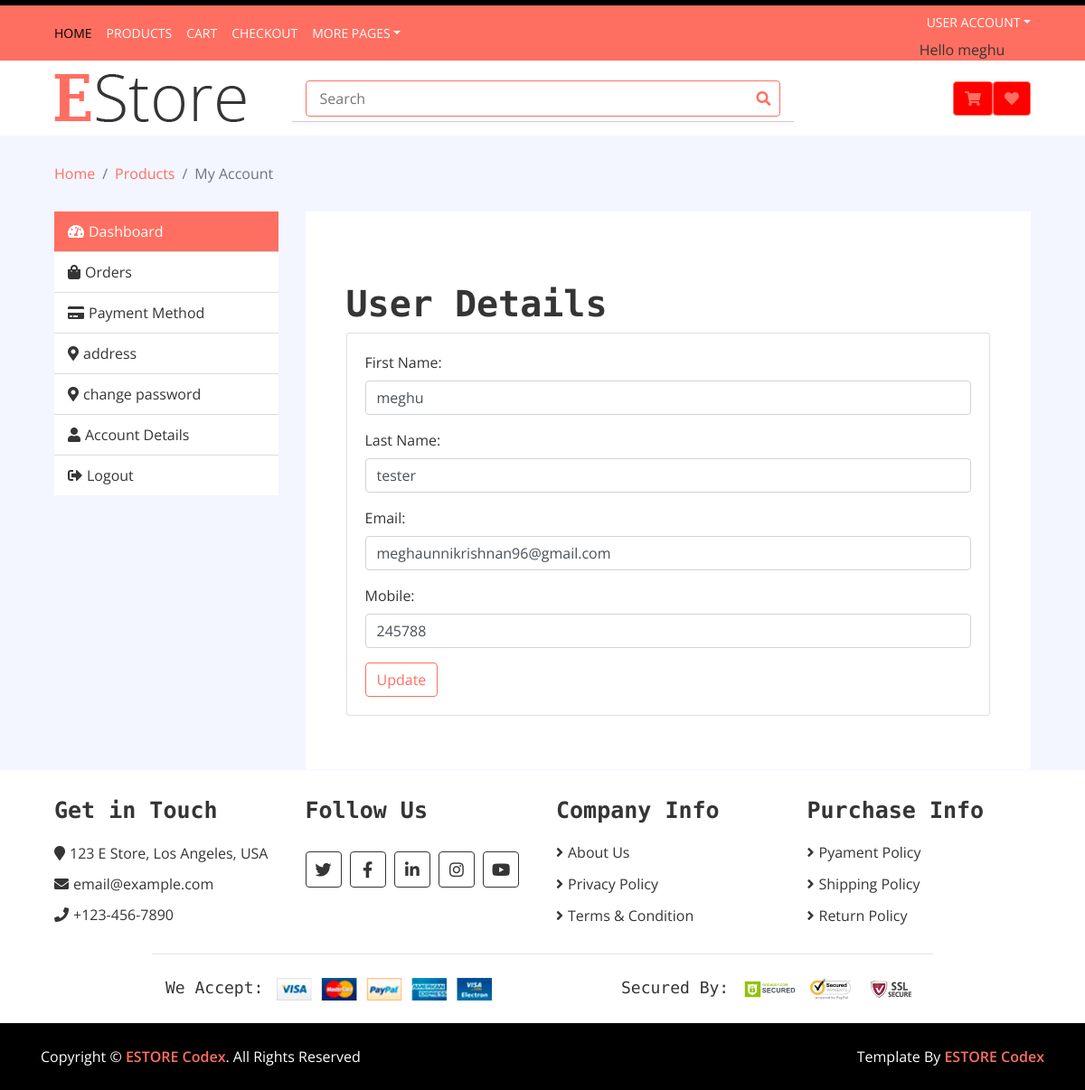
Screenshot of /user/profiledetails/ (signed in) with the database file from the repository.
### userapp/models.py (models this page shows, shortened)
class CustomUser(AbstractUser):
    username = None
    email = models.EmailField(_('email address'), unique=True)
    phone = models.CharField(max_length=10, unique=True)
    otp = models.CharField(max_length=6)
    is_verified = models.BooleanField(default=False)
    wallet = models.DecimalField(default=0, decimal_places=2, max_digits=10)
    otp_expiry_time = models.DateTimeField(null=True, blank=True)
    last_otp_regeneration = models.DateTimeField(null=True, blank=True)
    USERNAME_FIELD = 'email'
    REQUIRED_FIELDS = ['phone']
    objects = CustomUserManager()
    class Meta:
        verbose_name = 'Customuser'
        ordering=['id']

### userapp/views.py (the view, shortened to what this page needs)
# urls.py: path('profiledetails/',views.profiledetails,name='profiledetails'),
def profiledetails(request):
    if 'email' in request.session:
        try:
            user = request.user
            context = {'user': user}
            return render(request, 'userview/profiledetails.html', context)
        except Exception as e:
            print(e)
            messages.error(request, 'An error occurred while updating user details')
            return redirect('userindex')
    return redirect('userindex')

### templates/userview/profiledetails.html (shortened to what this page needs)
{% extends 'userview/userprofile.html' %}
{% load static %}
{% block inner_content %}
<div class="container mt-5">
        <h1>User Details</h1>
        <div class="card">
            <div class="card-body">
                <form method="post">
                    <div class="form-group">
                        <label for="first_name">First Name:</label>
                        <input type="text" class="form-control" id="first_name" name="first_name" value="{{ user.first_name }}" >
                    </div>
                    <div class="form-group">
                        <label for="last_name">Last Name:</label>
                        <input type="text" class="form-control" id="last_name" name="last_name" value="{{ user.last_name }}" >
                    </div>
                    <div class="form-group">
                        <label for="email">Email:</label>
                        <input type="email" class="form-control" id="email" name="email" value="{{ user.email }}" >
                    </div>
                    <div class="form-group">
                        <label for="mobile">Mobile:</label>
                        <input type="tel" class="form-control" id="mobile" name="mobile" value="{{ user.phone }}">
                    </div>
                    <div>
                         <button type="submit" class="btn btn-primary">Update</button>
                    </div>
                </form>
            </div>
        </div>
    </div>
{% endblock%}

### templates/userview/base.html (shortened to what this page needs)
{% load static %}
<!DOCTYPE html>
<html lang="en">
    <head>
        <link href="https://stackpath.bootstrapcdn.com/bootstrap/4.4.1/css/bootstrap.min.css" rel="stylesheet">
        <link href="https://cdnjs.cloudflare.com/ajax/libs/font-awesome/5.10.0/css/all.min.css" rel="stylesheet">
        <link href="{% static 'lib/slick/slick.css" rel="stylesheet">
        <link href="{% static 'lib/slick/slick-theme.css' %}" rel="stylesheet">
        <link href="{% static 'css/style.css' %}" rel="stylesheet">
    </head>
    <body>
        <div class="top-bar">
        </div>
        <div class="nav">
            <div class="container-fluid">
                <nav class="navbar navbar-expand-md bg-dark navbar-dark">
                    <div class="collapse navbar-collapse justify-content-between" id="navbarCollapse">
                        <div class="navbar-nav mr-auto">
                            <a href="{% url 'userindex' %}" class="nav-item nav-link active">Home</a>
                            <a href="{% url 'productlist' %}" class="nav-item nav-link">Products</a>
                            <a href="" class="nav-item nav-link">Cart</a>
                            {% if request.user.is_authenticated and not request.user.is_superuser %}
                            <a href="{% url 'checkout' %}" class="nav-item nav-link">Checkout</a>
                            {% endif %}
                            <div class="nav-item dropdown">
                                <a href="#" class="nav-link dropdown-toggle" data-toggle="dropdown">More Pages</a>
                            </div>
                        </div>
                        <div class="navbar-nav ml-auto">
                            <div class="nav-item dropdown">
                                <a href="#" class="nav-link dropdown-toggle" data-toggle="dropdown">User Account</a>
                                  {% if request.user.is_authenticated and not request.user.is_superuser %}
									<li>Hello {{request.user.first_name}}</li>
                                {% else %}
								   <div class="dropdown-menu">
                                    <a href="{% url 'login' %}" class="dropdown-item">Login</a>
                                    <a href="{% url 'register' %}" class="dropdown-item">Register</a>
                                    </div>
                               {% endif %}
                            </div>
                        </div>
                    </div>
                </nav>
            </div>
        </div>
        <div class="bottom-bar">
            <div class="container-fluid">
                <div class="row align-items-center">
                    <div class="col-md-3">
                        <div class="logo">
                            <a href="{% url 'userindex' %}">
                                <img src="{% static 'img/logo.png' %}" alt="Logo">
                            </a>
                        </div>
                    </div>
                    <div class="col-md-6">
                        <div class="search">
                                <form action="{% url 'search' %}" method="post">
                                    <input type="text" placeholder="Search" name="searchquery">
                                    <div id="search-suggestions-container"></div>
                                    <button><i class="fa fa-search"></i></button>
                                    </form>
                        </div>
                    </div>
                    <div class="col-md-3">
                        <div class="user">
                             {% if request.user.is_authenticated and not request.user.is_superuser %}
                            <a href="{% url 'cart' user.id %}" style="  background-color: red;
        color: white;" class="btn cart custom-btn" >
                                <i class="fa fa-shopping-cart"></i>
                            </a>
                             <a href="{% url 'wishlist_view'   %}" style="  background-color: red;
        color: white;" class="btn cart custom-btn" >
                                <i class="fa fa-heart"></i>
                            </a>
                            {% endif %}
                        </div>
                    </div>
                </div>
            </div>
        </div>
        {% block content %}
         {% endblock %}
        <div class="footer">
            <div class="container-fluid">
                <div class="row">
                    <div class="col-lg-3 col-md-6">
                        <div class="footer-widget">
                            <h2>Get in Touch</h2>
                            <div class="contact-info">
                                <p><i class="fa fa-map-marker"></i>123 E Store, Los Angeles, USA</p>
                                <p><i class="fa fa-envelope"></i>email@example.com</p>
                                <p><i class="fa fa-phone"></i>+123-456-7890</p>
                            </div>
                        </div>
                    </div>
                    <div class="col-lg-3 col-md-6">
                        <div class="footer-widget">
                            <h2>Follow Us</h2>
                            <div class="contact-info">
                                <div class="social">
                                    <a href=""><i class="fab fa-twitter"></i></a>
                                    <a href=""><i class="fab fa-facebook-f"></i></a>
                                    <a href=""><i class="fab fa-linkedin-in"></i></a>
                                    <a href=""><i class="fab fa-instagram"></i></a>
                                    <a href=""><i class="fab fa-youtube"></i></a>
                                </div>
                            </div>
                        </div>
                    </div>
                    <div class="col-lg-3 col-md-6">
                        <div class="footer-widget">
                            <h2>Company Info</h2>
                            <ul>
                                <li><a href="#">About Us</a></li>
                                <li><a href="#">Privacy Policy</a></li>
                                <li><a href="#">Terms & Condition</a></li>
                            </ul>
                        </div>
                    </div>
                    <div class="col-lg-3 col-md-6">
                        <div class="footer-widget">
                            <h2>Purchase Info</h2>
                            <ul>
                                <li><a href="#">Pyament Policy</a></li>
                                <li><a href="#">Shipping Policy</a></li>
                                <li><a href="#">Return Policy</a></li>
                            </ul>
                        </div>
                    </div>
                </div>
                <div class="row payment align-items-center">
                    <div class="col-md-6">
                        <div class="payment-method">
                            <h2>We Accept:</h2>
                            <img src="{% static 'img/payment-method.png' %}" alt="Payment Method" />
                        </div>
                    </div>
                    <div class="col-md-6">
                        <div class="payment-security">
                            <h2>Secured By:</h2>
                            <img src="{% static 'img/godaddy.svg' %}" alt="Payment Security" />
                            <img src="{% static 'img/norton.svg' %}"  alt="Payment Security" />
                            <img src="{% static 'img/ssl.svg' %}"  alt="Payment Security" />
                        </div>
                    </div>
                </div>
            </div>
        </div>
        <div class="footer-bottom">
            <div class="container">
                <div class="row">
                    <div class="col-md-6 copyright">
                        <p>Copyright &copy; <a href="https://htmlcodex.com">ESTORE Codex</a>. All Rights Reserved</p>
                    </div>
                    <div class="col-md-6 template-by">
                        <p>Template By <a href="https://htmlcodex.com">ESTORE Codex</a></p>
                    </div>
                </div>
            </div>
        </div>
    </body>
</html>

### static/css/style.css (style rules this page uses)
body { color: #353535; font-family: 'Open Sans', sans-serif; font-weight: 400; background: #f3f6ff; }
a { color: #FF6F61; }
h1 { font-family: 'Source Code Pro', monospace; font-weight: 900; }
h2 { font-family: 'Source Code Pro', monospace; font-weight: 700; }
@media (min-width: 992px) { .container-fluid { padding-right: 60px; padding-left: 60px; } }
.btn { color: #FF6F61; background: #ffffff; border: 1px solid #FF6F61; }
.top-bar { padding: 3px 0; font-size: 14px; color: #FF6F61; background: #000000; }
.nav { position: relative; }
@media (min-width: 992px) { .nav .container-fluid { padding-left: 52px; padding-right: 52px; } }
.nav .navbar { height: 100%; padding: 0; }
@media (min-width: 768px) { .nav, .nav .navbar { background: #FF6F61 !important; } }
@media (min-width: 768px) { .nav .navbar-dark a.nav-link { color: #ffffff; font-size: 14px; text-transform: uppercase; } }
@media (min-width: 768px) { .nav .navbar-dark a.nav-link:hover, .nav .navbar-dark a.nav-link.active { color: #000000; } }
.bottom-bar { padding: 15px 0; background: #ffffff; margin-bottom: 30px; }
.bottom-bar .logo { text-align: left; overflow: hidden; }
.bottom-bar .logo a img { max-height: 60px; }
.bottom-bar .search { width: 100%; }
.bottom-bar .search input[type=text] { width: 100%; height: 40px; padding: 0 15px; color: #666666; border: 1px solid #FF6F61; border-radius: 4px; }
.bottom-bar .search button { position: absolute; width: 40px; height: 38px; top: 1px; right: 16px; padding: 0 15px; border: none; background: none; color: #FF6F61; border-radius: 0 2px 2px 0; }
.bottom-bar .user { font-size: 0; text-align: right; }
.bottom-bar .user .cart i, .bottom-bar .user .wishlist i { color: #FF6F61; }
@media (min-width: 768px) { .bottom-bar { max-height: 90px; } }
.footer { position: relative; padding: 30px 0 0 0; background: #ffffff; }
.footer .footer-widget { position: relative; width: 100%; margin-bottom: 30px; }
.footer .footer-widget h2 { font-size: 25px; white-space: nowrap; margin-bottom: 20px; }
.footer .footer-widget ul { margin: 0; padding: 0; list-style: none; }
.footer .footer-widget ul li { margin-bottom: 12px; }
.footer .footer-widget ul li:last-child { margin-bottom: 0; }
.footer .footer-widget ul li a { color: #353535; white-space: nowrap; display: block; line-height: 23px; transition: all .3s; }
.footer .footer-widget ul li a::before { content: '\f105'; font-family: 'Font Awesome 5 Free'; font-weight: 900; padding-right: 5px; }
.footer .contact-info p { margin-bottom: 10px; font-size: 16px; }
.footer .contact-info p i { margin-right: 5px; }
.footer .social { position: relative; width: 100%; }
.footer .social a { display: inline-block; margin: 10px 5px 0 0; width: 40px; height: 40px; padding: 6px 0; text-align: center; font-size: 18px; color: #353535; border: 1px solid #353535; border-radius: 4px; transition: all .3s; }
.footer .payment { padding-top: 25px; padding-bottom: 25px; border-top: 1px solid rgba(0,0,0,.1); }
@media (min-width: 992px) { .footer .payment { max-width: 80%; margin: 0 auto; } }
.footer .payment-method, .footer .payment-security { overflow: hidden; }
.footer .payment-method { text-align: left; }
.footer .payment-security { text-align: right; }
.footer .payment-method h2, .footer .payment-security h2 { display: inline-block; margin: 0 10px 0 0; font-size: 18px; font-weight: 400; line-height: 22px; }
.footer .payment-method img, .footer .payment-security img { height: 25px; }
.footer-bottom { position: relative; padding: 25px 0; background: #000000; }
.footer-bottom .copyright { text-align: left; }
.footer-bottom .template-by { text-align: right; }
.footer-bottom .copyright p, .footer-bottom .template-by p { color: #ffffff; font-weight: 400; margin: 0; }
.footer-bottom .copyright p a, .footer-bottom .template-by p a { font-weight: 600; }

### templates/userview/base.html (style rules this page uses)
#search-suggestions-container { position: absolute; top: calc(100% + 5px); left: 0; width: 100%; background-color: #fff; border: 1px solid #ccc; border-top: none; border-radius: 0 0 5px 5px; box-shadow: 0 2px 4px rgba(0, 0, 0, 0.1); z-index: 999; max-height: 200px; overflow-y: auto; }

### rows the page displays
CustomUser: user.first_name "meghu", first_name "meghu", last_name "tester", email "meghaunnikrishnan96@gmail.com", mobile "245788"
